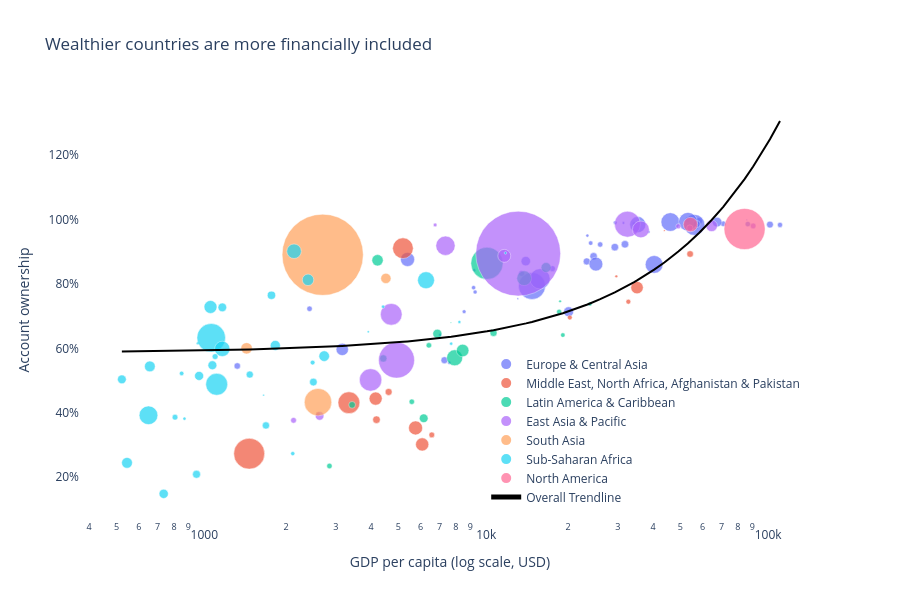

The cell this chart's notebook holds for it:
### Markdown cell above
The most intuitive driver of inclusion is wealth. Richer countries can build banking infrastructure and their citizens have more wealth that they'd like to deposit. The chart below plots every country's GDP per capita against its account ownership rate. Each bubble is a country, sized by its adult populaition and colored by region.

### Code cell
# Drop rows missing either variable for the scatter

scatter_data = merged.dropna(subset=["gdp_per_capita", "percent_with_fin_account"])

scatter.fig = px.scatter(
    scatter_data,
    x="gdp_per_capita",
    y="percent_with_fin_account",
    color="region_geo",                   # color by region tells the story
    size="adult_pop",                     # bubble size = adult population
    size_max=60,
    hover_name="country",
    hover_data={
        "gdp_per_capita": ":$,.0f",
        "percent_with_fin_account": ":.0%",
        "adult_pop": ":,.0f",
        "region_geo": False,              # hide since it's already the color
    },
    log_x=True,                            # critical — GDP spans 3 orders of magnitude
    title="Wealthier countries are more financially included",
    labels={
        "gdp_per_capita": "GDP per capita (log scale, USD)",
        "percent_with_fin_account": "Account ownership",
        "region_geo": "Region",
    },
    trendline="ols",                       # log-linear fit
    trendline_scope="overall",             # one fit across all countries, not per region
    trendline_color_override="black",
)

scatter.fig.update_traces(marker=dict(line=dict(width=0.5, color="white")))
scatter.fig.update_layout(
    yaxis_tickformat=".0%",
    height=600,
    plot_bgcolor="white",
    legend=dict(title="", yanchor="bottom", y=0.02, xanchor="right", x=0.98),
)
scatter.fig.show()

### Figure 1 — Plotly figure (JSON) as saved in the notebook; plotly's stock layout.template omitted (floating-point values rounded to 4 significant figures; data arrays with more than 128 entries replaced by an {"elided": "..."} marker saying what was removed)
{"data": [{"customdata": [[2278004, "Europe & Central Asia"], [2406318, "Europe & Central Asia"], [7825678, "Europe & Central Asia"], [7885113, "Europe & Central Asia"], [9867164, "Europe & Central Asia"], [2764009, "Europe & Central Asia"], [5509377, "Europe & Central Asia"], [3313982, "Europe & Central Asia"], [1129055, "Europe & Central Asia"], [9161251, "Europe & Central Asia"], [5003352, "Europe & Central Asia"], [1151475, "Europe & Central Asia"], [4749954, "Europe & Central Asia"], [56825584, "Europe & Central Asia"], [2933716, "Europe & Central Asia"], [71691113, "Europe & Central Asia"], [8991800, "Europe & Central Asia"], [8202714, "Europe & Central Asia"], [322325, "Europe & Central Asia"], [4298252, "Europe & Central Asia"], [51829051, "Europe & Central Asia"], [14324777, "Europe & Central Asia"], [1382360, "Europe & Central Asia"], [4780143, "Europe & Central Asia"], [1582835, "Europe & Central Asia"], [2444088, "Europe & Central Asia"], [1966418, "Europe & Central Asia"], [503215, "Europe & Central Asia"], [15164931, "Europe & Central Asia"], [1515847, "Europe & Central Asia"], [4608487, "Europe & Central Asia"], [31148749, "Europe & Central Asia"], [9214262, "Europe & Central Asia"], [16033507, "Europe & Central Asia"], [118635010, "Europe & Central Asia"], [5672737, "Europe & Central Asia"], [4563499, "Europe & Central Asia"], [1803880, "Europe & Central Asia"], [41937630, "Europe & Central Asia"], [8719085, "Europe & Central Asia"], [7553903, "Europe & Central Asia"], [6596875, "Europe & Central Asia"], [66691005, "Europe & Central Asia"], [32338724, "Europe & Central Asia"], [56450851, "Europe & Central Asia"], [24646062, "Europe & Central Asia"]], "hovertemplate": "<b>%{hovertext}</b><br><br>GDP per capita (log scale, USD)=%{x:$,.0f}<br>Account ownership=%{y:.0%}<br>adult_pop=%{customdata[0]:,.0f}<extra></extra>", "hovertext": ["Albania", "Armenia", "Austria", "Azerbaijan", "Belgium", "Bosnia and Herzegovina", "Bulgaria", "Croatia", "Cyprus", "Czechia", "Denmark", "Estonia", "Finland", "France", "Georgia", "Germany", "Greece", "Hungary", "Iceland", "Ireland", "Italy", "Kazakhstan", "Kosovo", "Kyrgyz Republic", "Latvia", "Lithuania", "Moldova", "Montenegro", "Netherlands", "North Macedonia", "Norway", "Poland", "Portugal", "Romania", "Russian Federation", "Serbia", "Slovak Republic", "Slovenia", "Spain", "Sweden", "Switzerland", "Tajikistan", "Turkiye", "Ukraine", "United Kingdom", "Uzbekistan"], "legendgroup": "Europe & Central Asia", "marker": {"color": "#636efa", "line": {"color": "white", "width": 0.5}, "size": [2278004, 2406318, 7825678, 7885113, 9867164, 2764009, 5509377, 3313982, 1129055, 9161251, 5003352, 1151475, 4749954, 56825584, 2933716, 71691113, 8991800, 8202714, 322325, 4298252, 51829051, 14324777, 1382360, 4780143, 1582835, 2444088, 1966418, 503215, 15164931, 1515847, 4608487, 31148749, 9214262, 16033507, 118635010, 5672737, 4563499, 1803880, 41937630, 8719085, 7553903, 6596875, 66691005, 32338724, 56450851, 24646062], "sizemode": "area", "sizeref": 326900.0, "symbol": "circle"}, "mode": "markers", "name": "Europe & Central Asia", "orientation": "v", "showlegend": true, "type": "scatter", "x": [11380.0, 8556.0, 58270.0, 7284.0, 56610.0, 9359.0, 17600.0, 24050.0, 38670.0, 31820.0, 71030.0, 31430.0, 53150.0, 46100.0, 9241.0, 56100.0, 24630.0, 23290.0, 86040.0, 112900.0, 40390.0, 14150.0, 7023.0, 2420.0, 23410.0, 29380.0, 7576.0, 13260.0, 67520.0, 9292.0, 86790.0, 25100.0, 29290.0, 20080.0, 14890.0, 13680.0, 25990.0, 34300.0, 35330.0, 57120.0, 104000.0, 1341.0, 15890.0, 5389.0, 53250.0, 3162.0], "xaxis": "x", "y": [0.4607, 0.7137, 0.9951, 0.563, 0.9824, 0.7746, 0.8472, 0.9264, 0.9613, 0.9228, 0.9865, 0.989, 0.9984, 0.9919, 0.7882, 0.983, 0.8855, 0.8696, 0.9985, 0.9829, 0.8602, 0.8705, 0.6416, 0.7226, 0.9497, 0.9899, 0.5554, 0.7541, 0.9917, 0.8425, 0.9856, 0.8614, 0.914, 0.7134, 0.7934, 0.8325, 0.9222, 0.9875, 0.9838, 0.9857, 0.9841, 0.5452, 0.8155, 0.8758, 0.9928, 0.5966], "yaxis": "y"}, {"customdata": [[32019804, "Middle East, North Africa, Afghanistan & Pakistan"], [1277545, "Middle East, North Africa, Afghanistan & Pakistan"], [77385958, "Middle East, North Africa, Afghanistan & Pakistan"], [69914781, "Middle East, North Africa, Afghanistan & Pakistan"], [28355455, "Middle East, North Africa, Afghanistan & Pakistan"], [7062352, "Middle East, North Africa, Afghanistan & Pakistan"], [7867178, "Middle East, North Africa, Afghanistan & Pakistan"], [3950546, "Middle East, North Africa, Afghanistan & Pakistan"], [5262910, "Middle East, North Africa, Afghanistan & Pakistan"], [480050, "Middle East, North Africa, Afghanistan & Pakistan"], [27893979, "Middle East, North Africa, Afghanistan & Pakistan"], [3775451, "Middle East, North Africa, Afghanistan & Pakistan"], [155833628, "Middle East, North Africa, Afghanistan & Pakistan"], [25248449, "Middle East, North Africa, Afghanistan & Pakistan"], [9219268, "Middle East, North Africa, Afghanistan & Pakistan"], [3183655, "Middle East, North Africa, Afghanistan & Pakistan"]], "hovertemplate": "<b>%{hovertext}</b><br><br>GDP per capita (log scale, USD)=%{x:$,.0f}<br>Account ownership=%{y:.0%}<br>adult_pop=%{customdata[0]:,.0f}<extra></extra>", "hovertext": ["Algeria", "Bahrain", "Egypt, Arab Rep.", "Iran, Islamic Rep.", "Iraq", "Israel", "Jordan", "Kuwait", "Libya", "Malta", "Morocco", "Oman", "Pakistan", "Saudi Arabia", "Tunisia", "West Bank and Gaza"], "legendgroup": "Middle East, North Africa, Afghanistan & Pakistan", "marker": {"color": "#EF553B", "line": {"color": "white", "width": 0.5}, "size": [32019804, 1277545, 77385958, 69914781, 28355455, 7062352, 7867178, 3950546, 5262910, 480050, 27893979, 3775451, 155833628, 25248449, 9219268, 3183655], "sizemode": "area", "sizeref": 326900.0, "symbol": "circle"}, "mode": "markers", "name": "Middle East, North Africa, Afghanistan & Pakistan", "orientation": "v", "showlegend": true, "type": "scatter", "x": [5753.0, 29650.0, 3338.0, 5190.0, 6074.0, 54180.0, 4618.0, 32720.0, 6569.0, 43900.0, 4153.0, 20290.0, 1479.0, 35120.0, 4181.0, 2592.0], "xaxis": "x", "y": [0.3529, 0.8232, 0.4311, 0.9106, 0.3016, 0.8927, 0.4646, 0.7446, 0.3312, 0.9656, 0.4439, 0.6954, 0.273, 0.7884, 0.3784, 0.3962], "yaxis": "y"}, {"customdata": [[35433130, "Latin America & Caribbean "], [300138, "Latin America & Caribbean "], [8553476, "Latin America & Caribbean "], [169047814, "Latin America & Caribbean "], [16241277, "Latin America & Caribbean "], [41544122, "Latin America & Caribbean "], [4118576, "Latin America & Caribbean "], [8281568, "Latin America & Caribbean "], [13484219, "Latin America & Caribbean "], [4718943, "Latin America & Caribbean "], [12299923, "Latin America & Caribbean "], [7345357, "Latin America & Caribbean "], [97411242, "Latin America & Caribbean "], [4830854, "Latin America & Caribbean "], [3331755, "Latin America & Caribbean "], [4874331, "Latin America & Caribbean "], [25601447, "Latin America & Caribbean "], [1120989, "Latin America & Caribbean "], [2755004, "Latin America & Caribbean "], [20899114, "Latin America & Caribbean "]], "hovertemplate": "<b>%{hovertext}</b><br><br>GDP per capita (log scale, USD)=%{x:$,.0f}<br>Account ownership=%{y:.0%}<br>adult_pop=%{customdata[0]:,.0f}<extra></extra>", "hovertext": ["Argentina", "Belize", "Bolivia", "Brazil", "Chile", "Colombia", "Costa Rica", "Dominican Republic", "Ecuador", "El Salvador", "Guatemala", "Honduras", "Mexico", "Nicaragua", "Panama", "Paraguay", "Peru", "Trinidad and Tobago", "Uruguay", "Venezuela, RB"], "legendgroup": "Latin America & Caribbean ", "marker": {"color": "#00cc96", "line": {"color": "white", "width": 0.5}, "size": [35433130, 300138, 8553476, 169047814, 16241277, 41544122, 4118576, 8281568, 13484219, 4718943, 12299923, 7345357, 97411242, 4830854, 3331755, 4874331, 25601447, 1120989, 2755004, 20899114], "sizemode": "area", "sizeref": 326900.0, "symbol": "circle"}, "mode": "markers", "name": "Latin America & Caribbean ", "orientation": "v", "showlegend": true, "type": "scatter", "x": [13970.0, 7681.0, 4421.0, 10310.0, 16710.0, 7919.0, 18590.0, 10880.0, 6875.0, 5580.0, 6150.0, 3426.0, 14190.0, 2848.0, 19160.0, 6416.0, 8452.0, 18730.0, 23910.0, 4218.0], "xaxis": "x", "y": [0.8174, 0.6797, 0.5685, 0.8638, 0.8507, 0.5706, 0.7135, 0.6478, 0.6451, 0.434, 0.3828, 0.4244, 0.5303, 0.2347, 0.641, 0.6092, 0.5931, 0.7459, 0.7375, 0.8732], "yaxis": "y"}, {"customdata": [[21852264, "East Asia & Pacific"], [12177453, "East Asia & Pacific"], [1176678702, "East Asia & Pacific"], [6729811, "East Asia & Pacific"], [211076339, "East Asia & Pacific"], [110011344, "East Asia & Pacific"], [46039322, "East Asia & Pacific"], [5322750, "East Asia & Pacific"], [27297352, "East Asia & Pacific"], [2344987, "East Asia & Pacific"], [4263369, "East Asia & Pacific"], [82023644, "East Asia & Pacific"], [5220107, "East Asia & Pacific"], [60882768, "East Asia & Pacific"], [76663207, "East Asia & Pacific"]], "hovertemplate": "<b>%{hovertext}</b><br><br>GDP per capita (log scale, USD)=%{x:$,.0f}<br>Account ownership=%{y:.0%}<br>adult_pop=%{customdata[0]:,.0f}<extra></extra>", "hovertext": ["Australia", "Cambodia", "China", "Hong Kong SAR, China", "Indonesia", "Japan", "Korea, Rep.", "Lao PDR", "Malaysia", "Mongolia", "New Zealand", "Philippines", "Singapore", "Thailand", "Viet Nam"], "legendgroup": "East Asia & Pacific", "marker": {"color": "#ab63fa", "line": {"color": "white", "width": 0.5}, "size": [21852264, 12177453, 1176678702, 6729811, 211076339, 110011344, 46039322, 5322750, 27297352, 2344987, 4263369, 82023644, 5220107, 60882768, 76663207], "sizemode": "area", "sizeref": 326900.0, "symbol": "circle"}, "mode": "markers", "name": "East Asia & Pacific", "orientation": "v", "showlegend": true, "type": "scatter", "x": [64600.0, 2628.0, 13300.0, 54070.0, 4925.0, 32490.0, 36240.0, 2124.0, 11870.0, 6751.0, 49210.0, 3985.0, 90670.0, 7347.0, 4717.0], "xaxis": "x", "y": [0.9801, 0.3903, 0.8938, 0.9731, 0.5633, 0.9852, 0.9689, 0.3765, 0.8869, 0.9828, 0.9786, 0.5018, 0.9797, 0.9182, 0.7055], "yaxis": "y"}, {"customdata": [[122837439, "South Asia"], [1077731602, "South Asia"], [21168213, "South Asia"], [17109247, "South Asia"]], "hovertemplate": "<b>%{hovertext}</b><br><br>GDP per capita (log scale, USD)=%{x:$,.0f}<br>Account ownership=%{y:.0%}<br>adult_pop=%{customdata[0]:,.0f}<extra></extra>", "hovertext": ["Bangladesh", "India", "Nepal", "Sri Lanka"], "legendgroup": "South Asia", "marker": {"color": "#FFA15A", "line": {"color": "white", "width": 0.5}, "size": [122837439, 1077731602, 21168213, 17109247], "sizemode": "area", "sizeref": 326900.0, "symbol": "circle"}, "mode": "markers", "name": "South Asia", "orientation": "v", "showlegend": true, "type": "scatter", "x": [2593.0, 2695.0, 1447.0, 4516.0], "xaxis": "x", "y": [0.4328, 0.8902, 0.5999, 0.8169], "yaxis": "y"}, {"customdata": [[8207504, "Sub-Saharan Africa "], [1679590, "Sub-Saharan Africa "], [13262560, "Sub-Saharan Africa "], [16524096, "Sub-Saharan Africa "], [10289880, "Sub-Saharan Africa "], [532331, "Sub-Saharan Africa "], [57033055, "Sub-Saharan Africa "], [3655093, "Sub-Saharan Africa "], [18301587, "Sub-Saharan Africa "], [816208, "Sub-Saharan Africa "], [78031387, "Sub-Saharan Africa "], [1573811, "Sub-Saharan Africa "], [1598990, "Sub-Saharan Africa "], [21563813, "Sub-Saharan Africa "], [8464230, "Sub-Saharan Africa "], [34616135, "Sub-Saharan Africa "], [1504222, "Sub-Saharan Africa "], [3295997, "Sub-Saharan Africa "], [18851036, "Sub-Saharan Africa "], [12384937, "Sub-Saharan Africa "], [12725942, "Sub-Saharan Africa "], [2860979, "Sub-Saharan Africa "], [1070318, "Sub-Saharan Africa "], [18581790, "Sub-Saharan Africa "], [1858089, "Sub-Saharan Africa "], [13873697, "Sub-Saharan Africa "], [133329232, "Sub-Saharan Africa "], [11094279, "Sub-Saharan Africa "], [5200533, "Sub-Saharan Africa "], [46723498, "Sub-Saharan Africa "], [38155970, "Sub-Saharan Africa "], [5593530, "Sub-Saharan Africa "], [27277834, "Sub-Saharan Africa "], [12029200, "Sub-Saharan Africa "], [9588258, "Sub-Saharan Africa "]], "hovertemplate": "<b>%{hovertext}</b><br><br>GDP per capita (log scale, USD)=%{x:$,.0f}<br>Account ownership=%{y:.0%}<br>adult_pop=%{customdata[0]:,.0f}<extra></extra>", "hovertext": ["Benin", "Botswana", "Burkina Faso", "Cameroon", "Chad", "Comoros", "Congo, Dem. Rep.", "Congo, Rep.", "Cote d'Ivoire", "Eswatini", "Ethiopia", "Gabon", "Gambia, The", "Ghana", "Guinea", "Kenya", "Lesotho", "Liberia", "Madagascar", "Malawi", "Mali", "Mauritania", "Mauritius", "Mozambique", "Namibia", "Niger", "Nigeria", "Senegal", "Sierra Leone", "South Africa", "Tanzania", "Togo", "Uganda", "Zambia", "Zimbabwe"], "legendgroup": "Sub-Saharan Africa ", "marker": {"color": "#19d3f3", "line": {"color": "white", "width": 0.5}, "size": [8207504, 1679590, 13262560, 16524096, 10289880, 532331, 57033055, 3655093, 18301587, 816208, 78031387, 1573811, 1598990, 21563813, 8464230, 34616135, 1504222, 3295997, 18851036, 12384937, 12725942, 2860979, 1070318, 18581790, 1858089, 13873697, 133329232, 11094279, 5200533, 46723498, 38155970, 5593530, 27277834, 12029200, 9588258], "sizemode": "area", "sizeref": 326900.0, "symbol": "circle"}, "mode": "markers", "name": "Sub-Saharan Africa ", "orientation": "v", "showlegend": true, "type": "scatter", "x": [1485.0, 7696.0, 982.0, 1830.0, 961.6, 1663.0, 649.4, 2482.0, 2728.0, 3910.0, 1134.0, 8230.0, 871.3, 2391.0, 1695.0, 2132.0, 971.9, 851.5, 545.0, 522.6, 1095.0, 2110.0, 11990.0, 656.8, 4413.0, 735.3, 1084.0, 1773.0, 806.7, 6267.0, 1187.0, 1119.0, 1078.0, 1187.0, 2497.0], "xaxis": "x", "y": [0.5184, 0.6144, 0.5143, 0.6087, 0.209, 0.4546, 0.3921, 0.5558, 0.5757, 0.6512, 0.4883, 0.6818, 0.3816, 0.8124, 0.3605, 0.9012, 0.6157, 0.5221, 0.2445, 0.5037, 0.5475, 0.2731, 0.896, 0.5439, 0.7292, 0.1483, 0.6326, 0.7646, 0.3862, 0.8113, 0.5983, 0.5743, 0.7283, 0.727, 0.4952], "yaxis": "y"}, {"customdata": [[33960981, "North America"], [275987833, "North America"]], "hovertemplate": "<b>%{hovertext}</b><br><br>GDP per capita (log scale, USD)=%{x:$,.0f}<br>Account ownership=%{y:.0%}<br>adult_pop=%{customdata[0]:,.0f}<extra></extra>", "hovertext": ["Canada", "United States"], "legendgroup": "North America", "marker": {"color": "#FF6692", "line": {"color": "white", "width": 0.5}, "size": [33960981, 275987833], "sizemode": "area", "sizeref": 326900.0, "symbol": "circle"}, "mode": "markers", "name": "North America", "orientation": "v", "showlegend": true, "type": "scatter", "x": [54340.0, 84530.0], "xaxis": "x", "y": [0.984, 0.9702], "yaxis": "y"}, {"hovertemplate": "<b>OLS trendline</b><br>percent_with_fin_account = 6.36316e-06 * gdp_per_capita + 0.58705<br>R<sup>2</sup>=0.446717<br><br>GDP per capita (log scale, USD)=%{x:$,.0f}<br>Account ownership=%{y:.0%} <b>(trend)</b><extra></extra>", "legendgroup": "Overall Trendline", "line": {"color": "black"}, "marker": {"line": {"color": "white", "width": 0.5}}, "mode": "lines", "name": "Overall Trendline", "showlegend": true, "type": "scatter", "x": {"elided": "138 float values"}, "xaxis": "x", "y": {"elided": "138 float values"}, "yaxis": "y"}], "layout": {"height": 600, "legend": {"itemsizing": "constant", "title": {"text": ""}, "tracegroupgap": 0, "x": 0.98, "xanchor": "right", "y": 0.02, "yanchor": "bottom"}, "plot_bgcolor": "white", "title": {"text": "Wealthier countries are more financially included"}, "xaxis": {"anchor": "y", "domain": [0, 1], "title": {"text": "GDP per capita (log scale, USD)"}, "type": "log"}, "yaxis": {"anchor": "x", "domain": [0, 1], "tickformat": ".0%", "title": {"text": "Account ownership"}}}}
